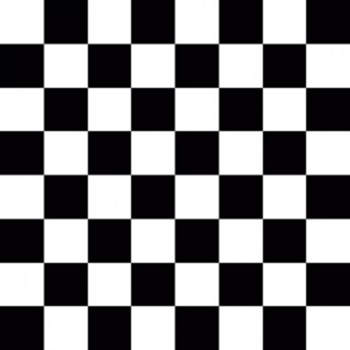
#> input picture chess.jpg, 350 x 350 px
$ python 'p11(Corner Detection).py'
#> lines starting #> are read from the running program, lines starting #| are printed output that depends on the picture; after the words box and inside, x2 and y2 are one past the last pixel; in counts of white or black regions, pixels touching at a corner belong together
import numpy as np
import cv2

img = cv2.imread('chess.jpg')
#> img is the input picture: shape (350, 350, 3); mean B, G, R 129.1, 127.9, 128.6
gray = cv2.cvtColor(img,cv2.COLOR_BGR2GRAY)
gray = np.float32(gray)

corners = cv2.goodFeaturesToTrack(gray, 100, 0.01, 10)
#> corners = 49 rows, first 8: [88, 88], [130, 130], [88, 263], [263, 263], [263, 88], [263, 130], [263, 305], [88, 305]
corners = np.int0(corners)

for corner in corners:
    x,y = corner.ravel()
    cv2.circle(img,(x,y),3,255,-1)
#> this loop made 49 passes
#> (x, y) on passes 1 to 12: (88, 88), (130, 130), (88, 263), (263, 263), (263, 88), (263, 130), (263, 305), (88, 305), (130, 263), (305, 263), (305, 88), (305, 130)
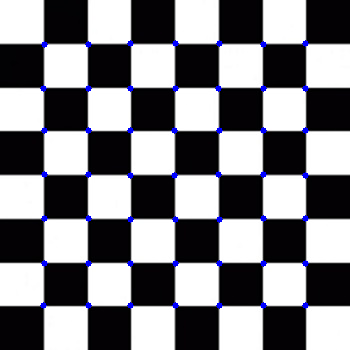
#> img: shape (350, 350, 3); 1.16% of pixels changed, all inside (x1, y1, x2, y2) = (40, 40, 309, 309)

cv2.imshow('Corner',img)

$ run again, with bookpage.jpg copied over chess.jpg
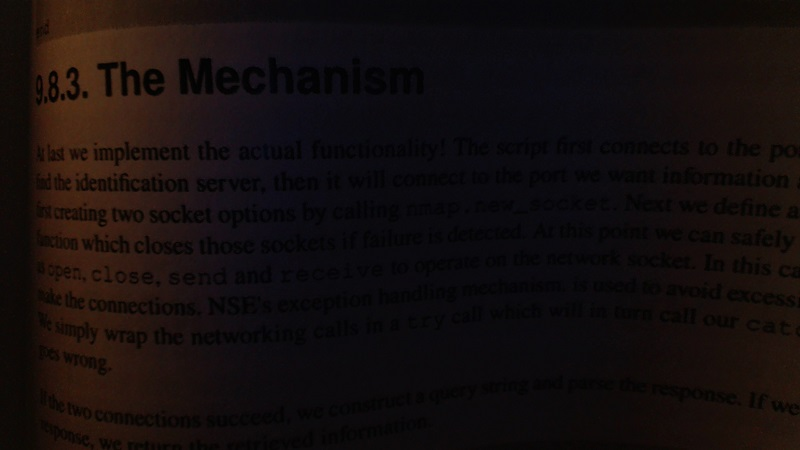
#> input picture bookpage.jpg, 800 x 450 px
#> img is the input picture: shape (450, 800, 3); mean B, G, R 13.4, 13.6, 20.3
#> `gray = np.float32(gray)`:
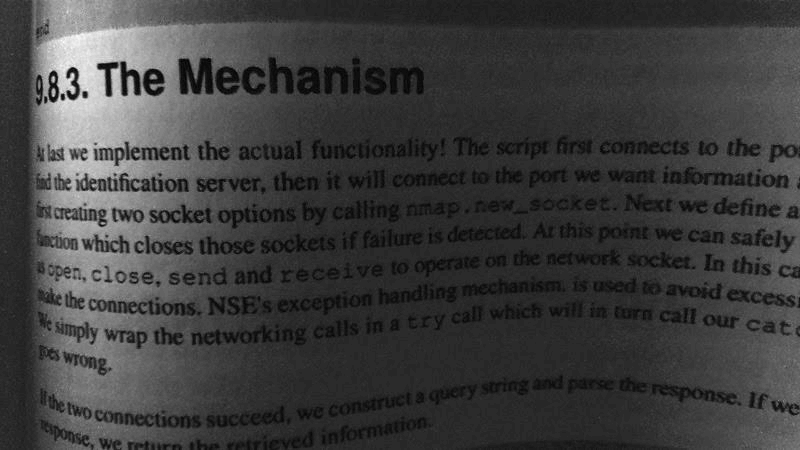
#> gray: shape (450, 800) float32; min 0, max 64, mean 15.6; drawn with min black and max white
#> corners = 100 rows, first 8: [53, 96], [67, 77], [53, 76], [63, 94], [83, 92], [92, 185], [45, 102], [127, 70]
#> the loop `for corner in corners:` made 100 passes
#> after the loop `for corner in corners:`:
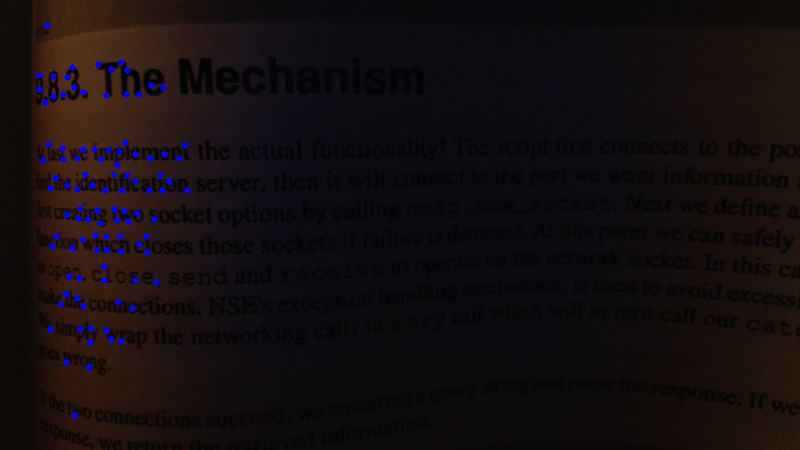
#> img: shape (450, 800, 3); 0.81% of pixels changed, all inside (x1, y1, x2, y2) = (36, 22, 191, 419)
